Frame 1 (no input): blank canvas, image omitted
Frame 60 (the mouse pressed at the canvas centre just before this capture): blank canvas, image omitted
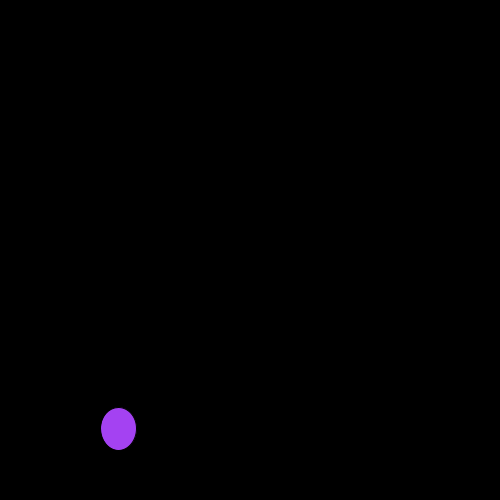
Frame 120 (the mouse held since frame 60 and released just before this capture)

The Processing sketch whose frames 1 and 60 were blank and that drew this single picture after the mouse press (run headless with seeded random() and noise(); from frame 60 on, the mouse is pressed at the canvas centre):

// Processing sketch: Timing_Example_2
// ── Timing_Example_2.pde
int oldTime = 0;
int currentTime = 0;
int timeChange = 0;

void setup() {
  background(0);
  size(500, 500);
}

void draw() {
  currentTime = millis();
  timeChange = currentTime - oldTime;
  if (timeChange >= 2000) {
    fill(random(255), random(255), random(255));
    ellipse(random(width), random(height), random(20, 70), random(20, 70));
    oldTime = currentTime;
  }
}
